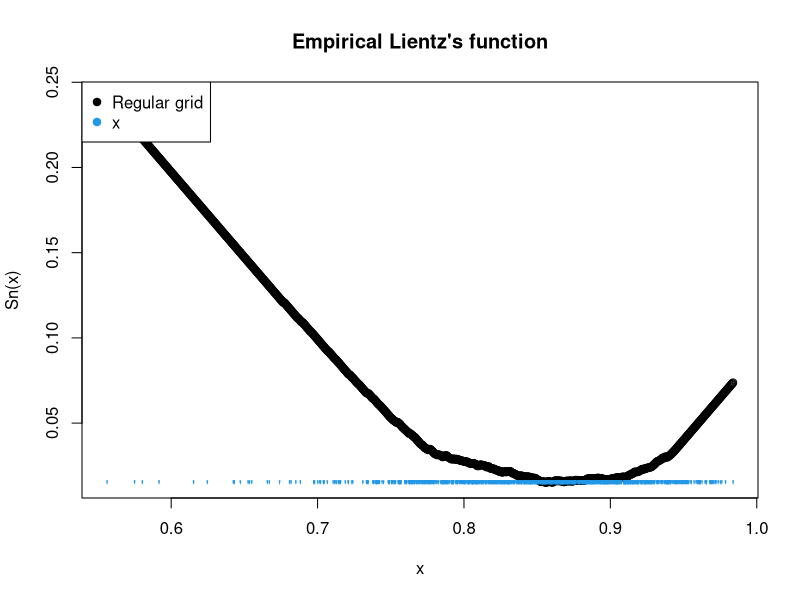
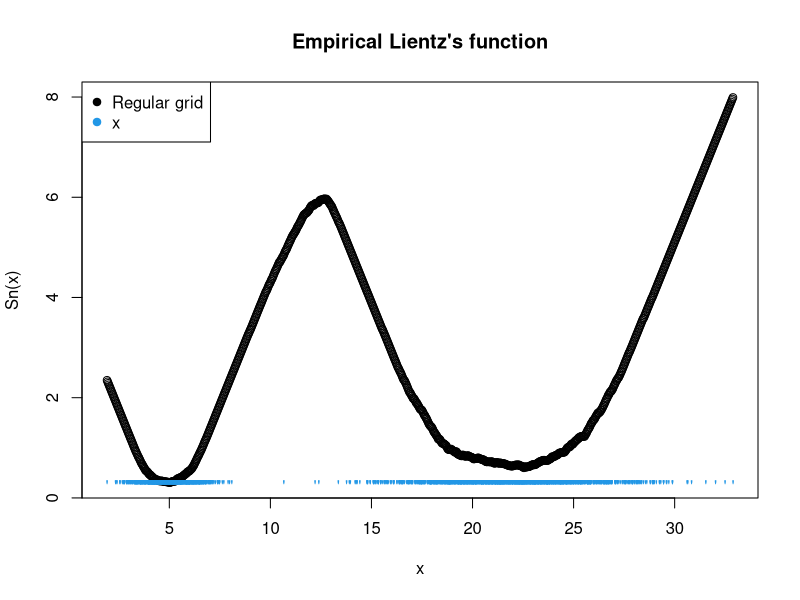

These figures' R source, in order:
library(modeest)


### Name: lientz
### Title: The empirical Lientz function and the Lientz mode estimator
### Aliases: lientz Lientz plot.lientz print.lientz mlv.lientz

### ** Examples

# Unimodal distribution
x <- rbeta(1000,23,4)

## True mode
betaMode(23, 4)

## Lientz object
f <- lientz(x, 0.2)
print(f)
plot(f)

## Estimate of the mode
mlv(f)              # optim(shorth(x), fn = f)
mlv(f, abc = TRUE)  # x[which.min(f(x))]
mlv(x, method = "lientz", bw = 0.2)

# Bimodal distribution
x <- c(rnorm(1000,5,1), rnorm(1500, 22, 3))
f <- lientz(x, 0.1)
plot(f)
